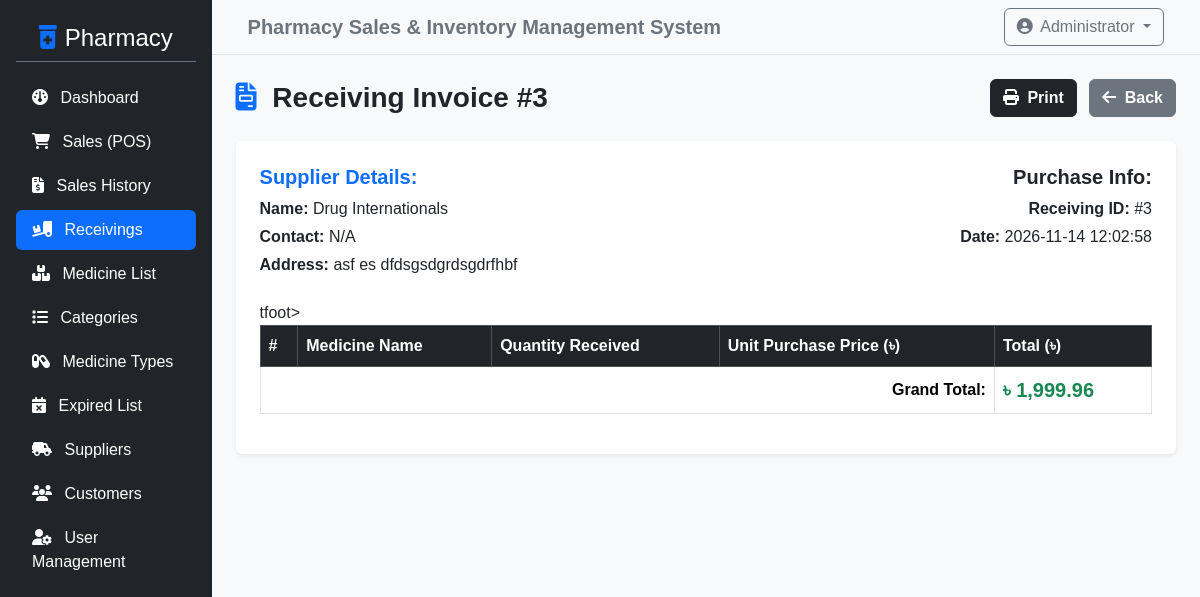
/admin/view_receiving.php?id=3 (signed in), run on the app's committed database.
### tables this page shows
CREATE TABLE `receiving_list` (
  `id` int NOT NULL,
  `supplier_id` int NOT NULL,
  `total_items` int NOT NULL,
  `total_amount` decimal(10,2) NOT NULL,
  `date_created` datetime DEFAULT CURRENT_TIMESTAMP
);

CREATE TABLE `supplier_list` (
  `id` int NOT NULL,
  `supplier_name` varchar(255) NOT NULL,
  `contact_person` varchar(255) DEFAULT NULL,
  `phone` varchar(50) NOT NULL,
  `email` varchar(100) DEFAULT NULL,
  `address` text
);

### admin/view_receiving.php (the view, shortened to what this page needs)
<?php
include '../config/db_connect.php';
$id = intval($_GET['id'] ?? 0);
$rec_q = $conn->query("SELECT r.*, s.supplier_name, s.phone, s.address
                       FROM receiving_list r
                       LEFT JOIN supplier_list s ON r.supplier_id = s.id
                       WHERE r.id = $id");
$receiving = $rec_q->fetch_assoc();
?>
<?php include '../includes/header.php'; ?>
<div class="d-flex">
    <?php include '../includes/sidebar.php'; ?>
    <div class="w-100 bg-light min-vh-100">
        <?php include '../includes/topbar.php'; ?>
        <div class="container-fluid p-4">
            <div class="d-flex justify-content-between align-items-center mb-4">
                <h3 class="fw-bold mb-0"><i class="fa-solid fa-file-invoice me-2 text-primary"></i> Receiving Invoice #<?php echo $receiving['id']; ?></h3>
                <div>
                    <button onclick="window.print();" class="btn btn-dark fw-bold me-2"><i class="fa-solid fa-print me-1"></i> Print</button>
                    <a href="receivings.php" class="btn btn-secondary fw-bold"><i class="fa-solid fa-arrow-left me-1"></i> Back</a>
                </div>
            </div>
            <div class="card shadow-sm border-0 p-4 bg-white">
                <div class="row mb-4">
                    <div class="col-sm-6">
                        <h5 class="fw-bold text-primary">Supplier Details:</h5>
                        <p class="mb-1"><strong>Name:</strong> <?php echo htmlspecialchars($receiving['supplier_name'] ?? 'N/A'); ?></p>
                        <p class="mb-1"><strong>Contact:</strong> <?php echo htmlspecialchars($receiving['contact'] ?? 'N/A'); ?></p>
                        <p class="mb-0"><strong>Address:</strong> <?php echo htmlspecialchars($receiving['address'] ?? 'N/A'); ?></p>
                    </div>
                    <div class="col-sm-6 text-sm-end">
                        <h5 class="fw-bold text-dark">Purchase Info:</h5>
                        <p class="mb-1"><strong>Receiving ID:</strong> #<?php echo $receiving['id']; ?></p>
                        <p class="mb-0"><strong>Date:</strong> <?php echo $receiving['date_created']; ?></p>
                    </div>
                </div>
                <div class="table-responsive">
                    <table class="table table-bordered align-middle">
                        <thead class="table-dark">
                            <tr>
                                <th>#</th>
                                <th>Medicine Name</th>
                                <th>Quantity Received</th>
                                <th>Unit Purchase Price (৳)</th>
                                <th>Total (৳)</th>
                            </tr>
                        </thead>
                            <tr>
                                <th colspan="4" class="text-end">Grand Total:</th>
                                <th class="text-success fs-5">৳ <?php echo number_format($receiving['total_amount'], 2); ?></th>
                            </tr>
                    </table>
                </div>
            </div>
        </div>
    </div>
</div>
<?php include '../includes/footer.php'; ?>

### assets/css/style.css (style rules this page uses)
body { font-family: 'Segoe UI', Tahoma, Geneva, Verdana, sans-serif; background-color: #f8f9fa; }
body { background-color: #f8f9fa; font-family: Arial, sans-serif; }

### data on the page
receiving_list: id "3", supplier_list.supplier_name "Drug Internationals", supplier_list.address "asf es dfdsgsdgrdsgdrfhbf", date_created "2026-11-14 12:02:58", total_amount "1,999.96"

### other printed values
$receiving['contact'] "N/A"
